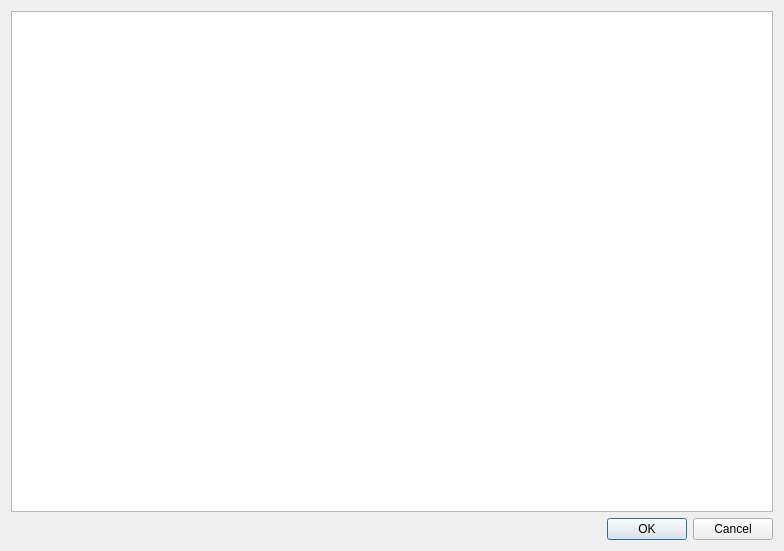
<?xml version="1.0" encoding="UTF-8"?>
<ui version="4.0">
 <class>DlgChooseNN</class>
 <widget class="QDialog" name="DlgChooseNN">
  <property name="geometry">
   <rect>
    <x>0</x>
    <y>0</y>
    <width>784</width>
    <height>551</height>
   </rect>
  </property>
  <property name="windowTitle">
   <string>Dialog</string>
  </property>
  <layout class="QVBoxLayout" name="verticalLayout">
   <item>
    <widget class="QListWidget" name="nnListWidget"/>
   </item>
   <item>
    <layout class="QHBoxLayout" name="horizontalLayout">
     <item>
      <widget class="QDialogButtonBox" name="buttonBox">
       <property name="standardButtons">
        <set>QDialogButtonBox::Cancel|QDialogButtonBox::Ok</set>
       </property>
      </widget>
     </item>
    </layout>
   </item>
  </layout>
 </widget>
 <resources/>
 <connections>
  <connection>
   <sender>buttonBox</sender>
   <signal>accepted()</signal>
   <receiver>DlgChooseNN</receiver>
   <slot>accept()</slot>
   <hints>
    <hint type="sourcelabel">
     <x>391</x>
     <y>529</y>
    </hint>
    <hint type="destinationlabel">
     <x>391</x>
     <y>275</y>
    </hint>
   </hints>
  </connection>
  <connection>
   <sender>buttonBox</sender>
   <signal>rejected()</signal>
   <receiver>DlgChooseNN</receiver>
   <slot>reject()</slot>
   <hints>
    <hint type="sourcelabel">
     <x>391</x>
     <y>529</y>
    </hint>
    <hint type="destinationlabel">
     <x>391</x>
     <y>275</y>
    </hint>
   </hints>
  </connection>
 </connections>
</ui>
